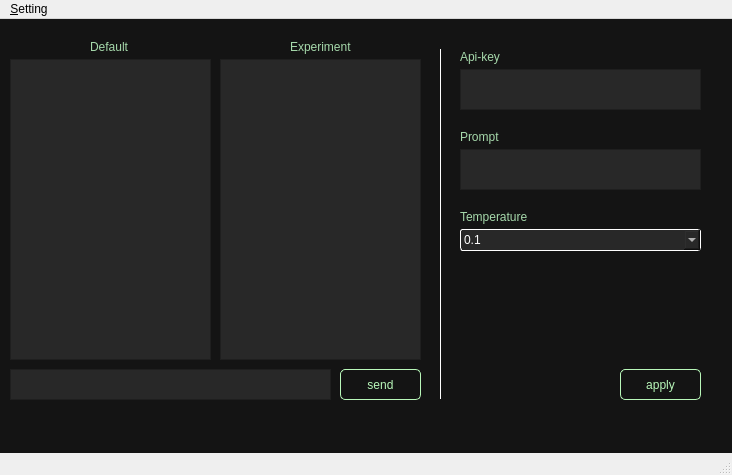
<?xml version="1.0" encoding="UTF-8"?>
<ui version="4.0">
 <class>MainWindow</class>
 <widget class="QMainWindow" name="MainWindow">
  <property name="geometry">
   <rect>
    <x>0</x>
    <y>0</y>
    <width>732</width>
    <height>475</height>
   </rect>
  </property>
  <property name="minimumSize">
   <size>
    <width>732</width>
    <height>475</height>
   </size>
  </property>
  <property name="windowTitle">
   <string>MainWindow</string>
  </property>
  <widget class="QWidget" name="centralwidget">
   <property name="styleSheet">
    <string notr="true">QWidget {
    background-color: rgb(20, 20, 20); /* 원하는 색상으로 변경 */
}</string>
   </property>
   <widget class="QPlainTextEdit" name="input_text">
    <property name="geometry">
     <rect>
      <x>10</x>
      <y>350</y>
      <width>321</width>
      <height>31</height>
     </rect>
    </property>
    <property name="styleSheet">
     <string notr="true">QPlainTextEdit {
	color: white;
    background-color: rgb(40, 40, 40); /* 원하는 색상으로 변경 */
}
QPlainTextEdit:focus {
    border: 1px solid rgb(184, 247, 185);
    outline: none;           /* 기본 포커스 아웃라인 제거 */
}</string>
    </property>
    <property name="plainText">
     <string/>
    </property>
   </widget>
   <widget class="QPushButton" name="send_btn">
    <property name="geometry">
     <rect>
      <x>340</x>
      <y>350</y>
      <width>81</width>
      <height>31</height>
     </rect>
    </property>
    <property name="styleSheet">
     <string notr="true">QPushButton {
	color: rgb(184, 247, 185);
    border: 1px solid rgb(184, 247, 185); /* 원하는 RGB 색상으로 변경 */
    border-radius: 5px;                  /* 모서리를 둥글게 (선택 사항) */
}
QPushButton:hover {
	color: rgb(184, 247, 185);
    background-color: rgb(50, 120, 50); /* 마우스 올렸을 때 더 진한 색 */
    border: 1px solid rgb(184, 247, 185); /* 테두리도 함께 진하게 (선택 사항) */
}

QPushButton:pressed {
	color: rgb(184, 247, 185);
    background-color: rgb(100, 180, 100); /* 버튼 눌렀을 때 가장 진한 색 */
    border: 1px solid rgb(184, 247, 185); /* 테두리도 함께 진하게 (선택 사항) */
}</string>
    </property>
    <property name="text">
     <string>send</string>
    </property>
   </widget>
   <widget class="QTextEdit" name="history_txt">
    <property name="geometry">
     <rect>
      <x>220</x>
      <y>40</y>
      <width>201</width>
      <height>301</height>
     </rect>
    </property>
    <property name="styleSheet">
     <string notr="true">QTextEdit {
	color: white;
    background-color: rgb(40, 40, 40); /* 원하는 색상으로 변경 */
}
QTextEdit:focus {
    border: 1px solid rgb(184, 247, 185);
    outline: none;           /* 기본 포커스 아웃라인 제거 */
}</string>
    </property>
    <property name="inputMethodHints">
     <set>Qt::ImhMultiLine</set>
    </property>
    <property name="readOnly">
     <bool>true</bool>
    </property>
   </widget>
   <widget class="Line" name="vertical_line">
    <property name="geometry">
     <rect>
      <x>440</x>
      <y>30</y>
      <width>1</width>
      <height>350</height>
     </rect>
    </property>
    <property name="styleSheet">
     <string notr="true">QFrame#vertical_line {
    background-color: white; /* 선 색깔을 배경색으로 설정 */
    border: none;            /* 기본 테두리 제거 */
    width: 1px;              /* 선의 굵기 (width) */
    /* 높이는 레이아웃에 따라 자동으로 조절되거나 명시적으로 지정 */
}</string>
    </property>
    <property name="orientation">
     <enum>Qt::Vertical</enum>
    </property>
   </widget>
   <widget class="QLabel" name="label">
    <property name="geometry">
     <rect>
      <x>90</x>
      <y>20</y>
      <width>50</width>
      <height>16</height>
     </rect>
    </property>
    <property name="styleSheet">
     <string notr="true">QLabel {
    color: rgb(166, 217, 171);
}</string>
    </property>
    <property name="text">
     <string>Default</string>
    </property>
   </widget>
   <widget class="QLabel" name="label_2">
    <property name="geometry">
     <rect>
      <x>290</x>
      <y>20</y>
      <width>70</width>
      <height>16</height>
     </rect>
    </property>
    <property name="styleSheet">
     <string notr="true">QLabel {
    color: rgb(166, 217, 171);
}</string>
    </property>
    <property name="text">
     <string>Experiment</string>
    </property>
   </widget>
   <widget class="QTextEdit" name="api_key_txt">
    <property name="geometry">
     <rect>
      <x>460</x>
      <y>50</y>
      <width>241</width>
      <height>41</height>
     </rect>
    </property>
    <property name="styleSheet">
     <string notr="true">QTextEdit {
	color: white;
    background-color: rgb(40, 40, 40); /* 원하는 색상으로 변경 */
}
QTextEdit:focus {
    border: 1px solid rgb(184, 247, 185);
    outline: none;           /* 기본 포커스 아웃라인 제거 */
}</string>
    </property>
   </widget>
   <widget class="QLabel" name="label_3">
    <property name="geometry">
     <rect>
      <x>460</x>
      <y>30</y>
      <width>56</width>
      <height>16</height>
     </rect>
    </property>
    <property name="styleSheet">
     <string notr="true">QLabel {
    color: rgb(166, 217, 171);
}</string>
    </property>
    <property name="text">
     <string>Api-key</string>
    </property>
   </widget>
   <widget class="QLabel" name="label_4">
    <property name="geometry">
     <rect>
      <x>460</x>
      <y>110</y>
      <width>56</width>
      <height>16</height>
     </rect>
    </property>
    <property name="styleSheet">
     <string notr="true">QLabel {
    color: rgb(166, 217, 171);
}</string>
    </property>
    <property name="text">
     <string>Prompt</string>
    </property>
   </widget>
   <widget class="QTextEdit" name="prompt_txt">
    <property name="geometry">
     <rect>
      <x>460</x>
      <y>130</y>
      <width>241</width>
      <height>41</height>
     </rect>
    </property>
    <property name="styleSheet">
     <string notr="true">QTextEdit {
	color: white;
    background-color: rgb(40, 40, 40); /* 원하는 색상으로 변경 */
}
QTextEdit:focus {
    border: 1px solid rgb(184, 247, 185);
    outline: none;           /* 기본 포커스 아웃라인 제거 */
}</string>
    </property>
   </widget>
   <widget class="QTextEdit" name="non_history_txt">
    <property name="geometry">
     <rect>
      <x>10</x>
      <y>40</y>
      <width>201</width>
      <height>301</height>
     </rect>
    </property>
    <property name="styleSheet">
     <string notr="true">QTextEdit {
	color: white;
    background-color: rgb(40, 40, 40); /* 원하는 색상으로 변경 */
}
QTextEdit:focus {
    border: 1px solid rgb(184, 247, 185);
    outline: none;           /* 기본 포커스 아웃라인 제거 */
}</string>
    </property>
    <property name="inputMethodHints">
     <set>Qt::ImhMultiLine</set>
    </property>
    <property name="readOnly">
     <bool>true</bool>
    </property>
   </widget>
   <widget class="QLabel" name="label_5">
    <property name="geometry">
     <rect>
      <x>460</x>
      <y>190</y>
      <width>81</width>
      <height>16</height>
     </rect>
    </property>
    <property name="styleSheet">
     <string notr="true">QLabel {
    color: rgb(166, 217, 171);
}</string>
    </property>
    <property name="text">
     <string>Temperature</string>
    </property>
   </widget>
   <widget class="QComboBox" name="temp_combo">
    <property name="geometry">
     <rect>
      <x>460</x>
      <y>210</y>
      <width>241</width>
      <height>22</height>
     </rect>
    </property>
    <property name="styleSheet">
     <string notr="true">QComboBox {
	color: white;
	background-color: rgb(40,40,40);
    border: 1px solid white; /* 2px 두께의 흰색 실선 테두리 */
    border-radius: 3px;      /* (선택 사항) 모서리를 둥글게 */
    padding: 1px 18px 1px 3px; /* 텍스트와 드롭다운 버튼을 위한 패딩 */
    min-width: 6em;          /* (선택 사항) 최소 너비 설정 */
}
QComboBox QAbstractItemView {
    color: white; /* 항목 텍스트 색상을 흰색으로 설정 */
    background-color: #333333; /* 드롭다운 목록 배경색 (잘 보이도록 어둡게) */
    selection-background-color: #558855; /* 항목 선택 시 배경색 */
    selection-color: white; /* 선택된 항목의 글씨색 (흰색으로 유지) */
    border: 1px solid white; /* 드롭다운 목록 테두리 (선택 사항) */
}</string>
    </property>
    <item>
     <property name="text">
      <string>0.1</string>
     </property>
    </item>
    <item>
     <property name="text">
      <string>0.2</string>
     </property>
    </item>
    <item>
     <property name="text">
      <string>0.3</string>
     </property>
    </item>
    <item>
     <property name="text">
      <string>0.4</string>
     </property>
    </item>
    <item>
     <property name="text">
      <string>0.5</string>
     </property>
    </item>
    <item>
     <property name="text">
      <string>0.6</string>
     </property>
    </item>
    <item>
     <property name="text">
      <string>0.7</string>
     </property>
    </item>
    <item>
     <property name="text">
      <string>0.8</string>
     </property>
    </item>
    <item>
     <property name="text">
      <string>0.9</string>
     </property>
    </item>
    <item>
     <property name="text">
      <string>1.0</string>
     </property>
    </item>
   </widget>
   <widget class="QPushButton" name="apply_btn">
    <property name="geometry">
     <rect>
      <x>620</x>
      <y>350</y>
      <width>81</width>
      <height>31</height>
     </rect>
    </property>
    <property name="styleSheet">
     <string notr="true">QPushButton {
	color: rgb(184, 247, 185);
    border: 1px solid rgb(184, 247, 185); /* 원하는 RGB 색상으로 변경 */
    border-radius: 5px;                  /* 모서리를 둥글게 (선택 사항) */
}
QPushButton:hover {
	color: rgb(184, 247, 185);
    background-color: rgb(50, 120, 50); /* 마우스 올렸을 때 더 진한 색 */
    border: 1px solid rgb(184, 247, 185); /* 테두리도 함께 진하게 (선택 사항) */
}

QPushButton:pressed {
	color: rgb(184, 247, 185);
    background-color: rgb(100, 180, 100); /* 버튼 눌렀을 때 가장 진한 색 */
    border: 1px solid rgb(184, 247, 185); /* 테두리도 함께 진하게 (선택 사항) */
}</string>
    </property>
    <property name="text">
     <string>apply</string>
    </property>
   </widget>
  </widget>
  <widget class="QMenuBar" name="menubar">
   <property name="geometry">
    <rect>
     <x>0</x>
     <y>0</y>
     <width>732</width>
     <height>21</height>
    </rect>
   </property>
   <widget class="QMenu" name="menu_Setting">
    <property name="title">
     <string>&amp;Setting</string>
    </property>
   </widget>
   <addaction name="menu_Setting"/>
  </widget>
  <widget class="QStatusBar" name="statusbar"/>
 </widget>
 <tabstops>
  <tabstop>input_text</tabstop>
  <tabstop>send_btn</tabstop>
  <tabstop>history_txt</tabstop>
 </tabstops>
 <resources/>
 <connections>
  <connection>
   <sender>send_btn</sender>
   <signal>clicked()</signal>
   <receiver>input_text</receiver>
   <slot>setFocus()</slot>
   <hints>
    <hint type="sourcelabel">
     <x>479</x>
     <y>434</y>
    </hint>
    <hint type="destinationlabel">
     <x>367</x>
     <y>438</y>
    </hint>
   </hints>
  </connection>
 </connections>
</ui>
